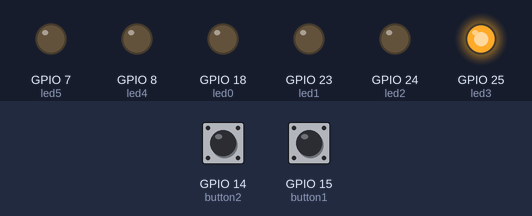
Simulated run of this program. Board: Raspberry Pi (BCM pin numbers). On the bench: output pins drawn as LEDs (lit = HIGH). The test bench sets the inputs (shaded band); at power-on: GPIO 14 (button2) HIGH, GPIO 15 (button1) HIGH. What the program prints to the terminal is not drawn.

Above: at 1.2 s.
1.3 s: GPIO 14 (button2) pulled LOW for 0.15 s
Timing chart, 0 to 4.3 s (numbered marks = the images above; inputs shaded):
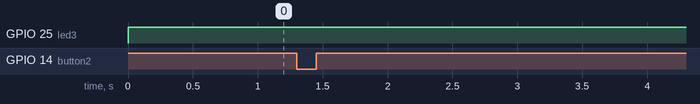

The program:

PingPongLed.py
```python
########  Library imports  ########
from gpiozero import LED, Button
from time import sleep

########  Initializations  ########
# Initialize LEDs
led0 = LED(18)
led1 = LED(23)
led2 = LED(24)
led3 = LED(25)
led4 = LED(8)
led5 = LED(7)

# Reset LEDs
led0.off()
led1.off()
led2.off()
led3.off()
led4.off()
led5.off()

# Button press handlers
def button1_press_handler():
    global button1_pressed
    button1_pressed = True

def button2_press_handler():
    global button2_pressed
    button2_pressed = True

# Initialize buttons
button1 = Button(15)
button2 = Button(14)
global button1_pressed
global button2_pressed
button1_pressed = False
button2_pressed = False

# Assign button press event handlers
button1.when_pressed = button1_press_handler
button2.when_pressed = button2_press_handler

# Initialize score
player1_misses = 0
player2_misses = 0

sleep_duration = 1  # Seconds
speedup_by = 0.1    # Seconds


########  Example code  ########
while (True):
    led3.on()
    sleep(0.5)
    led3.off()

    if button2_pressed:
        # button2_press_handler() was triggerred by the button press event
        print("------------------Button 2 pressed------------------")

########  Game implementation  ########
```
